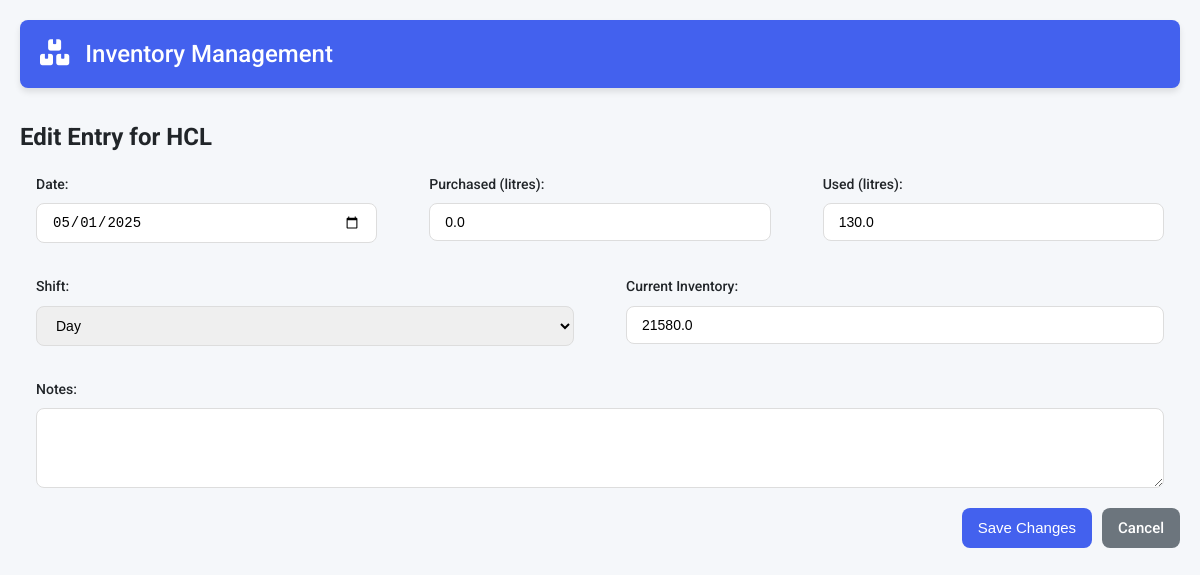
Page /edit_entry/2/1 on the earlier database version.
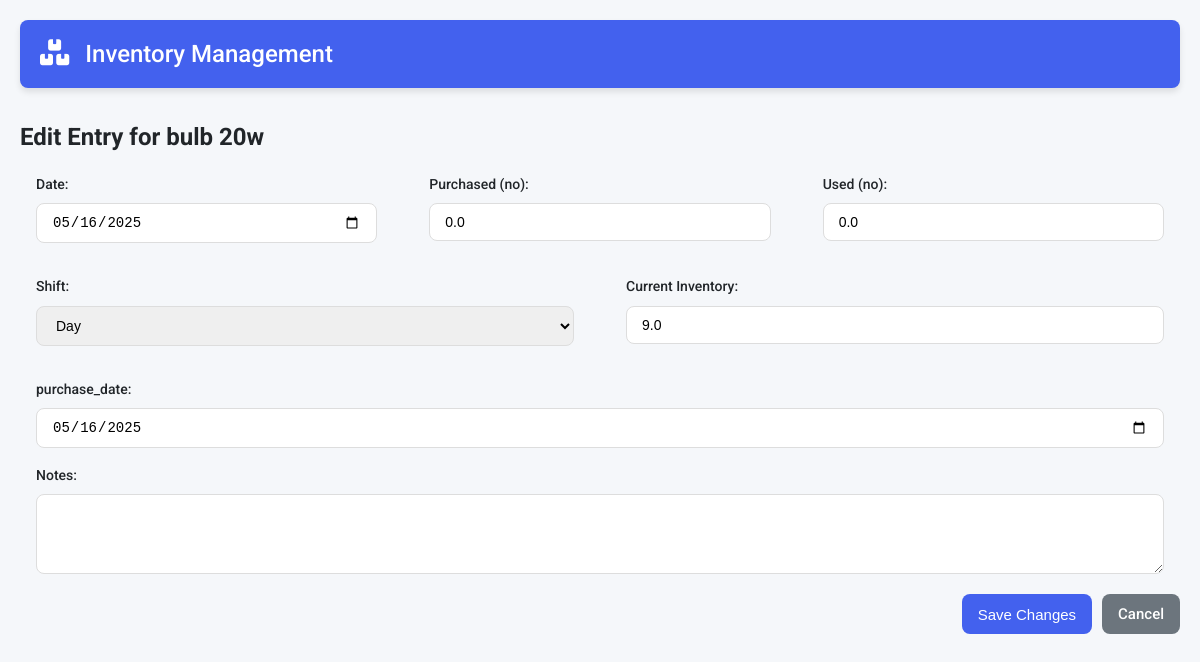
Same page on the later database version.
### tables this page shows
CREATE TABLE items
                     (id INTEGER PRIMARY KEY AUTOINCREMENT,
                      name TEXT UNIQUE,
                      item_type TEXT,
                      item_unit TEXT,
                      minimum_inventory REAL,
                      current_inventory REAL check(current_inventory >= 0) default 0,
                      init_inventory_pm REAL,
                      updated_at TIMESTAMP DEFAULT CURRENT_TIMESTAMP,
                      has_rolls INTEGER BOOLEAN DEFAULT 0,
                      custom_fields TEXT);

CREATE TABLE item_bulb_20w (id INTEGER PRIMARY KEY AUTOINCREMENT, item_id INTEGER NOT NULL REFERENCES items(id) ON DELETE CASCADE, purchased_no REAL, used_no REAL, date DATE, current_inventory REAL CHECK(current_inventory >= 0) default 0, shift TEXT, notes TEXT, purchase_date TEXT);

### app.py (the view, shortened to what this page needs)
@app.route('/edit_entry/<int:item_id>/<int:entry_id>', methods=['GET', 'POST'])
def edit_entry(item_id, entry_id):
    conn = get_db_connection()
    try:
        c = conn.cursor()
        c.execute('SELECT name, item_type, item_unit, minimum_inventory, current_inventory, custom_fields FROM items WHERE id = ?', (item_id,))
        item = c.fetchone()
        if not item:
            return "Item not found", 404
        item_name, item_type, item_unit, min_inv, cur_inv, custom_fields_str = item
        custom_fields = json.loads(custom_fields_str) if custom_fields_str else {}
        table_name = f"item_{normalize_names(item_name)}"
        c.execute(f'SELECT * FROM {table_name} WHERE id = ?', (entry_id,))
        columns = [col[0] for col in c.description]
        entry_data = dict(zip(columns, c.fetchone()))
        return render_template('edit_entry.html',
                            item_id=item_id,
                            item_name=item_name,
                            item_unit=item_unit,
                            entry=entry_data,
                            custom_fields=custom_fields,
                            current_date=datetime.now().strftime('%Y-%m-%d'))
    except sqlite3.Error as e:
        conn.rollback()
        return f"Error editing entry: {e}", 500
    finally:
        conn.close()

### app.py (called while the page is built)
@app.context_processor
def inject_datetime():
    return {'datetime': datetime}

def get_db_connection():
    conn = sqlite3.connect(DATABASE)
    conn.execute("PRAGMA foreign_keys = ON")
    return conn

def normalize_names(names: str) -> str:
    char_map = {
            '.': '_dot_',
            '/': '_slash_',
            '*': '_star_',
            '-': '_dash_',      # Space becomes regular underscore
    }
    print(names  + "!!!!!!!!!!!!!!!!!!!!!!!!!!!!!!!!")
    for char, replacement in char_map.items():
        names = names.replace(char, replacement)
    if names and names[0].isdigit():
        names = 'n' + names
    names = names.lower()
    return re.sub(r'[^A-Za-z0-9]', '_', names)

### templates/edit_entry.html (shortened to what this page needs)
{% extends "base.html" %}
{% block content %}
    <h2>Edit Entry for {{ item_name }}</h2>
    <form method="POST">
        <div class="form-row">
            <div class="form-group">
                <label for="date">Date:</label>
                <input type="date" id="date" name="date"
                       value="{{ entry.date }}" required>
            </div>
            <div class="form-group">
                <label for="purchased">Purchased ({{ item_unit }}):</label>
                <input type="number" id="purchased" name="purchased"
                       value="{{ entry['purchased_' + item_unit] }}" min="0" step="0.001" required>
            </div>
            <div class="form-group">
                <label for="used">Used ({{ item_unit }}):</label>
                <input type="number" id="used" name="used"
                       value="{{ entry['used_' + item_unit] }}" min="0" step="0.001" required>
            </div>
        </div>
        <div class="form-row">
            <div class="form-group">
                <label for="shift">Shift:</label>
                <select id="shift" name="shift" required>
                    <option value="day" {% if entry.shift == 'day' %}selected{% endif %}>Day</option>
                </select>
            </div>
            <div class="form-group">
                <label for="current_inventory">Current Inventory:</label>
                <input type="number" id="current_inventory" name="current_inventory"
                       value="{{ entry.current_inventory }}" min="0" readonly>
            </div>
        </div>
        {% for field_name, field_type in custom_fields.items() %}
            <div class="form-group">
                <label for="custom_{{ field_name }}">{{ field_name }}:</label>
                {% if field_type == 'number' %}
                    <input type="number" id="custom_{{ field_name }}"
                           name="custom_{{ field_name }}"
                           value="{{ entry.get(field_name, 0) }}" step="0.001">
                {% elif field_type == 'date' %}
                    <input type="date" id="custom_{{ field_name }}"
                           name="custom_{{ field_name }}"
                           value="{{ entry.get(field_name, '') }}">
                {% else %}
                    <input type="text" id="custom_{{ field_name }}"
                           name="custom_{{ field_name }}"
                           value="{{ entry.get(field_name, '') }}">
                {% endif %}
            </div>
        {% endfor %}
        <div class="form-group">
            <label for="notes">Notes:</label>
            <textarea id="notes" name="notes" rows="3">{{ entry.notes }}</textarea>
        </div>
        <div class="form-actions">
            <button type="submit" class="btn btn-primary">Save Changes</button>
            <a href="{{ url_for('item_form', item_id=item_id) }}" class="btn btn-secondary">Cancel</a>
        </div>
    </form>
{% endblock %}

Differences in the rows shown:
no longer on this page (row unchanged): item_hcl_: date "05/01/2025", shift "Day", current_inventory "21580.0"
changed items: name "HCL" → "bulb 20w"; item_unit "litres" → "no"; used "130.0" → "0.0"
now on this page (row unchanged): item_bulb_20w: date "05/16/2025", shift "Day", current_inventory "9.0", get "05/16/2025"
Other differences:
new list line: "purchase_date :"
